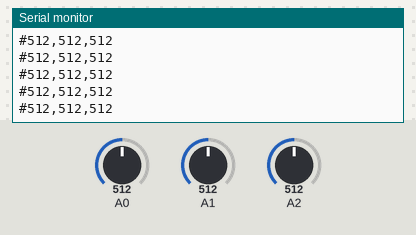
Recording of a sketch running on a simulated Arduino Uno, built with avr-gcc and run on an emulated ATmega328P. Shown: the last lines printed to the serial monitor. The test bench sets the inputs (shaded band); at power-on: A0 = 512, A1 = 512, A2 = 512.

Above: at 1.2 s.
1.3 s: A0 set to 109
At 1.8 s:
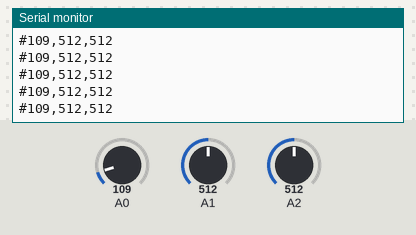
4.3 s: A0 set to 91
At 5.0 s:
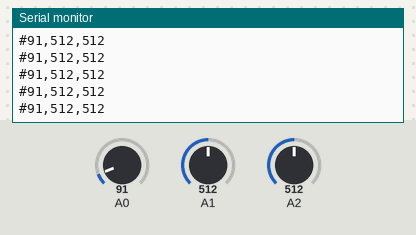
Timing chart, 0 to 5.8 s (numbered marks = the images above; inputs shaded):
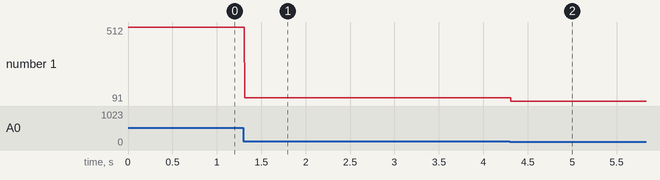

The sketch:

adc_arduino.ino
```cpp
void setup() {
  // put your setup code here, to run once:
  Serial.begin(57600);

}

void loop() {
  String dtx = "";
  dtx += "#"+String(analogRead(A0),DEC)+","+String(analogRead(A1),DEC)+","+String(analogRead(A2),DEC);
  Serial.println(dtx);
}
```

Measured:
- after the input at 1.3 s, the serial monitor: prints a new line at once (image 1)
- after the input at 4.3 s, the serial monitor: prints a new line at once (image 2)
- plotted number 1: 512 → 109 after the input at 1.3 s, 109 → 91 after the input at 4.3 s
